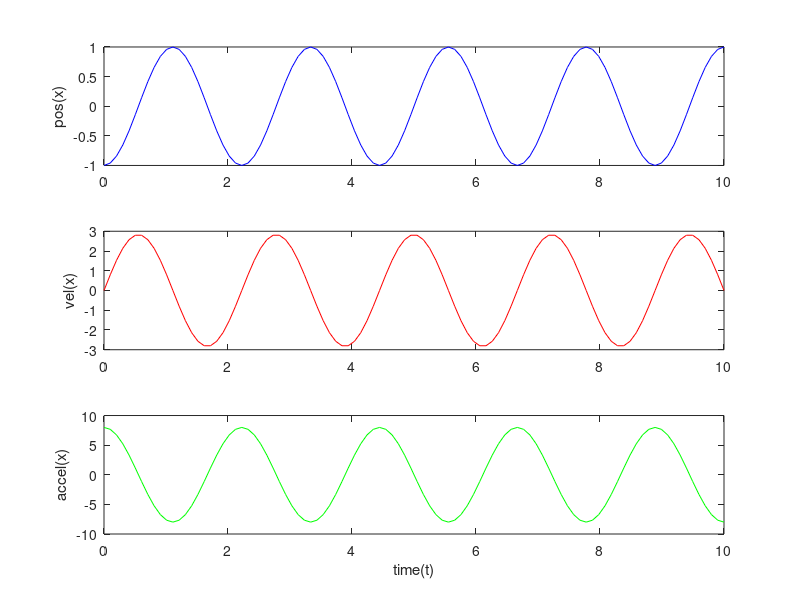
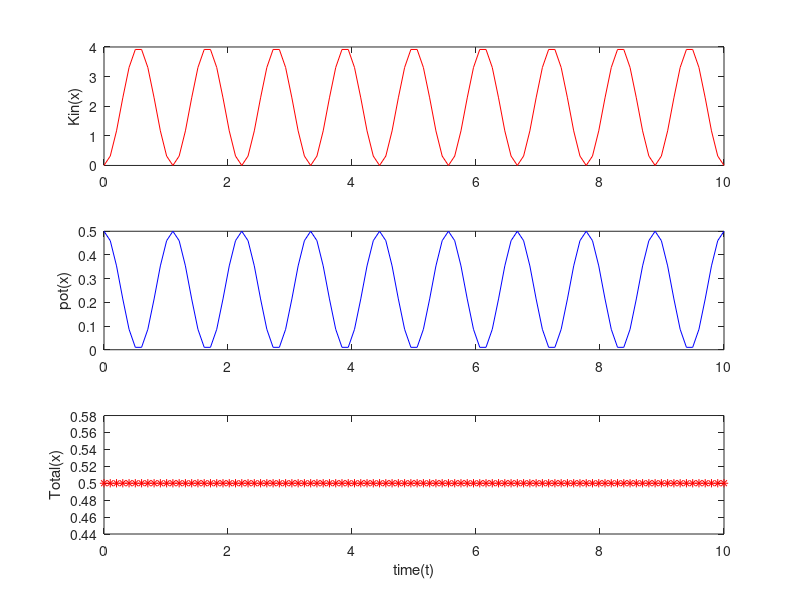

Recreate these plots in MATLAB, in order.
#Roshan Raj_02
#Tinku Kumar_54

t=linspace(0,10,100);
A=1;
w=0.9*pi;
ph=pi/2;
k=1;
m=1;

x=A*sin(w*t-ph)
v=A*w*cos(w*t-ph)
a=-(w.*w)*x
ke=0.5*m*v.*v;
pe=0.5*k*x.*x;
T=0.5*k*A.*A;

figure(1)
subplot(3,1,1)
plot(t,x,'b-')
ylabel('pos(x)')

subplot(3,1,2)
plot(t,v,'r-')
ylabel('vel(x)')

subplot(3,1,3)
plot(t,a,'g-')
xlabel('time(t)')
ylabel('accel(x)')
print Roshan_Tinku1.jpg

figure(2)
subplot(3,1,1)
plot(t,ke,'r-')
ylabel('Kin(x)')

subplot(3,1,2)
plot(t,pe,'b-')
ylabel('pot(x)')

subplot(3,1,3)
plot(t,T,'r*')
xlabel('time(t)')
ylabel('Total(x)')

print Roshan_Tinku2.jpg

fid=fopen('myfile.xlsx','w');
for i=1:length(t),
  fprintf(fid,'\n%7.4f\t',t(i));
  fprintf(fid,'%7.4f\t',x(i));
  fprintf(fid,'%7.4f\t',v(i));
  fprintf(fid,'%7.4f\t',a(i));
  fprintf(fid,'%7.4f\t',ke(i));
  fprintf(fid,'%7.4f\t',pe(i));
  fprintf(fid,'%7.4f\t',T);
end
fclose(fid);








